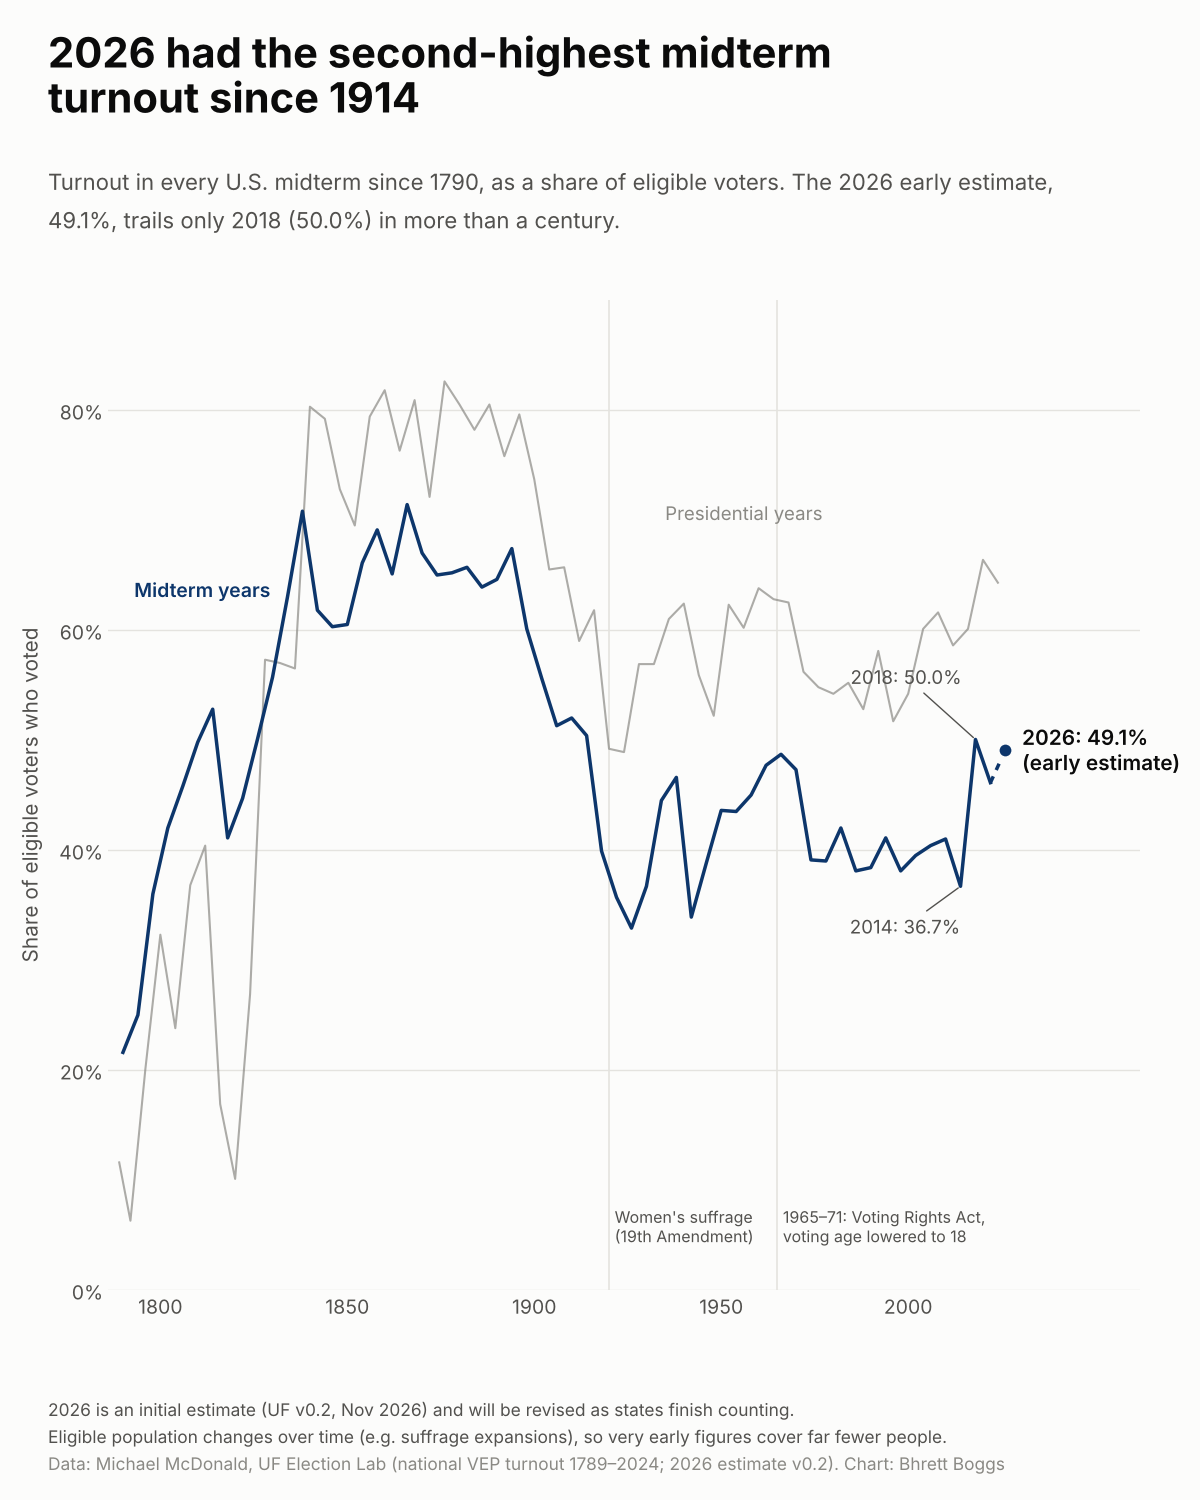

Recreate this plot in Python.
"""236 years of U.S. midterm turnout, with 2026 in context.

Reads  data/clean/turnout_national_midterms.csv     midterm turnout 1790-2022 + 2026 estimate
       data/raw/uf/US_VEP_Turnout_Rates_v1.4.csv     presidential turnout, for context
Writes viz/turnout_history/turnout_history.png

Turnout = ballots counted / voting-eligible population (Michael McDonald, UF Election Lab).
"""
import sys
from pathlib import Path

import matplotlib.pyplot as plt
import pandas as pd

sys.path.insert(0, str(Path(__file__).resolve().parents[1]))
from style import ACCENT, CLEAN, FIGSIZE, GRID, INK, INK_2, MUTED, SURFACE, footer, setup, titles  # noqa: E402

HERE = Path(__file__).resolve().parent
RAW = HERE.parents[1] / "data" / "raw"

# Context marks: changes to who could vote, which move the denominator.
ERAS = [(1920, "Women's suffrage\n(19th Amendment)"), (1965, "1965–71: Voting Rights Act,\nvoting age lowered to 18")]


def main() -> None:
    setup()
    mid = pd.read_csv(CLEAN / "turnout_national_midterms.csv")
    pres = pd.read_csv(RAW / "uf" / "US_VEP_Turnout_Rates_v1.4.csv")[["YEAR", "TURNOUT_RATE_PRES"]].dropna()
    pres = pres[pres.TURNOUT_RATE_PRES > 0]
    est = mid[mid.is_estimate].iloc[0]
    hist = mid[~mid.is_estimate]
    higher_since_1914 = hist[(hist.year > 1914) & (hist.turnout > est.turnout)]
    first_since = hist[(hist.turnout > est.turnout) & (hist.year < 2018)].year.max()

    fig = plt.figure(figsize=FIGSIZE, dpi=100)
    ax = fig.add_axes([0.09, 0.14, 0.86, 0.66])
    ax.plot(pres.YEAR, pres.TURNOUT_RATE_PRES * 100, color=MUTED, lw=1.5, alpha=0.7, zorder=2)
    ax.plot(hist.year, hist.turnout * 100, color=ACCENT, lw=2.5, zorder=3)
    ax.plot([hist.year.iloc[-1], est.year], [hist.turnout.iloc[-1] * 100, est.turnout * 100], color=ACCENT,
            lw=2.5, ls=(0, (2, 2)), zorder=3)
    ax.scatter([est.year], [est.turnout * 100], s=110, color=ACCENT, ec=SURFACE, lw=2, zorder=4)

    ax.annotate(f"2026: {est.turnout:.1%}\n(early estimate)", (est.year, est.turnout * 100), xytext=(12, 0),
                textcoords="offset points", ha="left", va="center", fontsize=15, weight="semibold", color=INK)
    r18 = hist[hist.year == 2018].iloc[0]
    ax.annotate(f"2018: {r18.turnout:.1%}", (2018, r18.turnout * 100), xytext=(-50, 40), textcoords="offset points",
                ha="center", fontsize=13.5, color=INK_2, arrowprops=dict(arrowstyle="-", color=INK_2, lw=1))
    r14 = hist[hist.year == 2014].iloc[0]
    ax.annotate(f"2014: {r14.turnout:.1%}", (2014, r14.turnout * 100), xytext=(-40, -34), textcoords="offset points",
                ha="center", fontsize=13.5, color=INK_2, arrowprops=dict(arrowstyle="-", color=INK_2, lw=1))
    ax.text(1935, 70, "Presidential years", fontsize=13.5, color=MUTED)
    ax.text(1793, 63, "Midterm years", fontsize=14, color=ACCENT, weight="semibold")

    for yr, lab in ERAS:
        ax.axvline(yr, color=GRID, lw=1.2, zorder=1)
        ax.text(yr + 1.5, 4, lab, fontsize=11.5, color=INK_2, va="bottom")

    ax.set_xlim(1786, 2062)
    ax.set_ylim(0, 90)
    ax.set_xticks([1800, 1850, 1900, 1950, 2000])
    ax.set_yticks([0, 20, 40, 60, 80])
    ax.yaxis.set_major_formatter(plt.FuncFormatter(lambda v, _: f"{v:.0f}%"))
    ax.grid(axis="y", color=GRID, lw=1)
    ax.set_axisbelow(True)
    for s in ax.spines.values():
        s.set_visible(False)
    ax.tick_params(length=0, labelsize=14)
    ax.set_ylabel("Share of eligible voters who voted", labelpad=12)

    titles(fig, "2026 had the second-highest midterm",
           f"turnout since {first_since}",
           f"Turnout in every U.S. midterm since 1790, as a share of eligible voters. The 2026 early estimate,\n"
           f"{est.turnout:.1%}, trails only 2018 ({r18.turnout:.1%}) in more than a century.")
    footer(fig, [
        "2026 is an initial estimate (UF v0.2, Nov 2026) and will be revised as states finish counting.",
        "Eligible population changes over time (e.g. suffrage expansions), so very early figures cover far fewer people.",
    ], "Michael McDonald, UF Election Lab (national VEP turnout 1789–2024; 2026 estimate v0.2)")

    out = HERE / "turnout_history.png"
    fig.savefig(out, facecolor=SURFACE)
    print(f"wrote {out}  2026 {est.turnout:.3f}, higher since 1914: {higher_since_1914.year.tolist()}, "
          f"first year higher before 2018: {first_since}")


if __name__ == "__main__":
    main()
